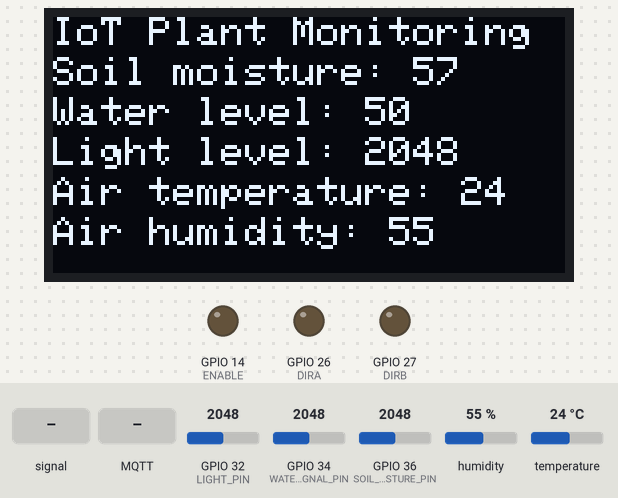
A sketch run on a simulated ESP32. Shown: 128×64 one-colour display, output pins drawn as LEDs (lit = HIGH). The inputs (shaded band) are chosen by the test bench; at power-on: humidity 55 %, GPIO 32 (LIGHT_PIN) = 2048, GPIO 34 (WATER_SIGNAL_PIN) = 2048, GPIO 36 (SOIL_MOISTURE_PIN) = 2048, temperature 24 °C. WiFi joins after 1.5 s; servers stay silent unless stated; random numbers use the default seed unless the sketch sets one; no MQTT or app messages arrive unless stated; pins used as bus, display or sensor lines are not drawn; what the sketch prints to the serial monitor is not drawn.

Above: at 8.7 s.
8.8 s: GPIO 34 (WATER_SIGNAL_PIN) fed a 200 Hz sine of ±327 counts around its level
19.7 s: MQTT message "1" arrives on the first subscribed topic
At 29.4 s:
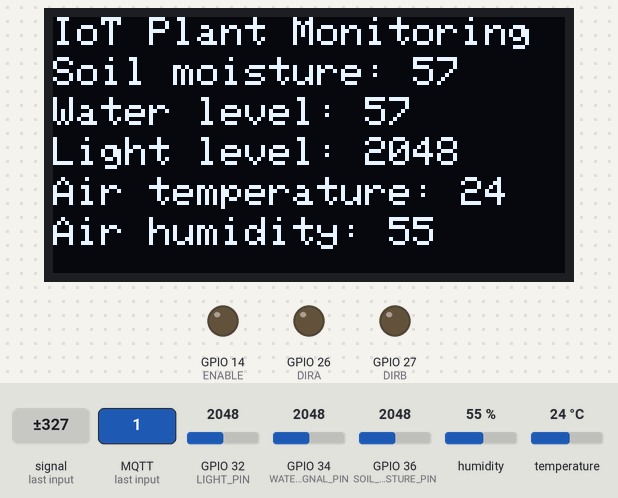
29.7 s: humidity set to 22 %
At 39.4 s:
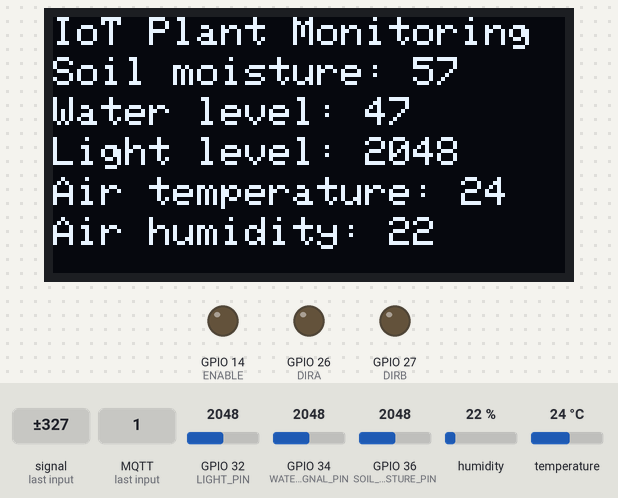
39.8 s: GPIO 32 (LIGHT_PIN) set to 2866
At 49.3 s:
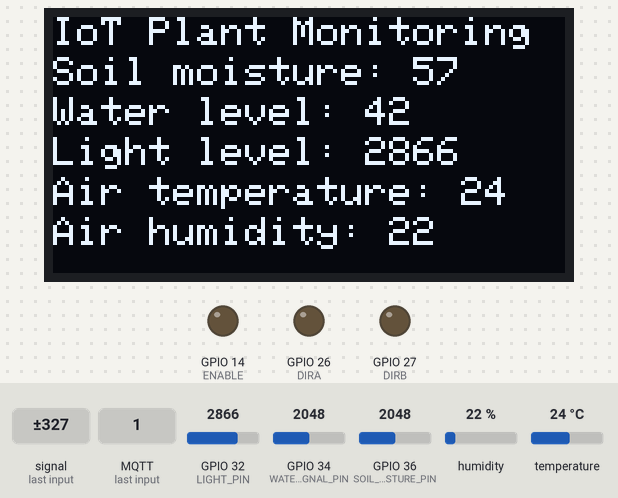
49.8 s: GPIO 34 (WATER_SIGNAL_PIN) set to 2866
At 59.3 s:
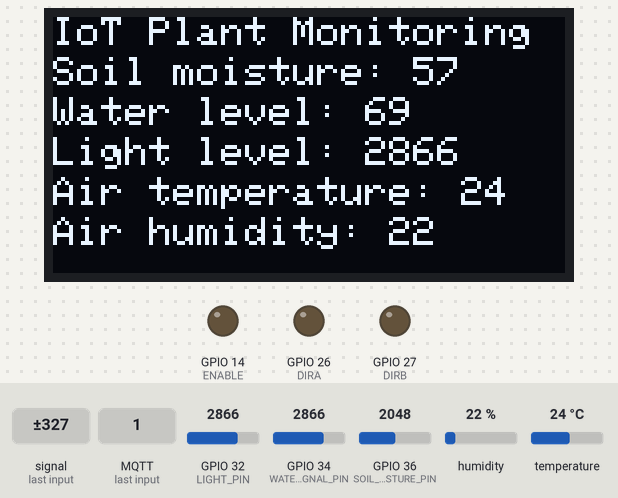
59.9 s: GPIO 36 (SOIL_MOISTURE_PIN) set to 540
73.9 s: GPIO 36 (SOIL_MOISTURE_PIN) set to 479
At 84.5 s:
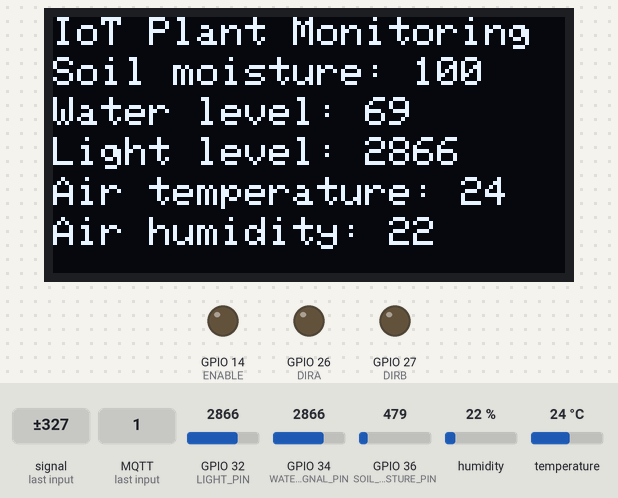
Timing chart, 0 to 86.0 s (numbered marks = the images above; inputs shaded):
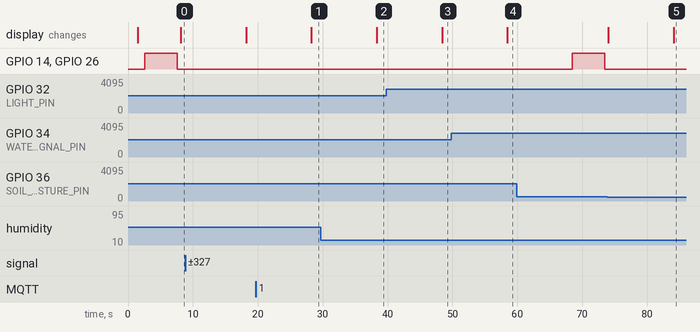

The sketch:

plant_monitoring.ino
```cpp
#include <Arduino.h>
#include <PubSubClient.h>
#include <WiFi.h>
#include <SPI.h>
#include <Wire.h>
#include <Adafruit_GFX.h>
#include <Adafruit_SSD1306.h>
#include <DHT.h>


// OLED display
#define SCREEN_WIDTH 128
#define SCREEN_HEIGHT 64
#define SCREEN_ADDRESS 0x3C
#define OLED_RESET -1

// Pump
#define ENABLE 14
#define DIRA 26
#define DIRB 27

// Water level sensor
#define WATER_POWER_PIN  16
#define WATER_SIGNAL_PIN 34

// Soil Moisture sensor
#define SOIL_MOISTURE_PIN A0 // SP pin on ESP32

// Light and air temperature/humidity sensors
#define LIGHT_PIN 32
#define DHT_PIN 25
#define DHT_TYPE DHT11


const char *SSID = "IotLab";
const char *PWD = "vmum7999";
const char *MQTT_BROKER = "192.168.112.165";
const int MQTT_PORT = 1883;

// Variables to store sensor measurements
int waterLevel, waterLevelPercentage;
int moistureLevel, moistureLevelPercentage;
int lightLevel;
int airTemperature;
int airHumidity;

char data[100];
long pumpTimer = -60000;

WiFiClient wifiClient;
PubSubClient mqttClient(wifiClient);

Adafruit_SSD1306 display(SCREEN_WIDTH, SCREEN_HEIGHT, &Wire, OLED_RESET);
DHT dht(DHT_PIN, DHT_TYPE);


// Connect to WiFi and setup MQTT connection to the broker
void connectToWiFi() {
    Serial.print("Connecting to ");

    WiFi.begin(SSID, PWD);
    Serial.println(SSID);
    while (WiFi.status() != WL_CONNECTED) {
        Serial.print(".");
        delay(500);
    }
    Serial.println("\nConnected.");
}


// Callback function for receiving messages
void callback(char* topic, byte* payload, unsigned int length) {
    Serial.print("Callback - ");
    Serial.print("Message:");
    for (int i = 0; i < length; i++) {
        Serial.print((char)payload[i]);
    }
}


void setupMQTT() {
    mqttClient.setServer(MQTT_BROKER, MQTT_PORT);
    mqttClient.setCallback(callback);
}


void reconnect() {
    Serial.println("Connecting to MQTT Broker");
    while (!mqttClient.connected()) {
        Serial.print(".");
        String clientId = "ESP32Client-";
        clientId += String(random(0xffff), HEX);

        if (mqttClient.connect(clientId.c_str())) {
            Serial.println("\nConnected.\n");
            // subscribe to topic
            mqttClient.subscribe("/iot/commands");
        }

    }
}

// Initialize OLED display settings
void setupDisplay() {
    if(!display.begin(SSD1306_SWITCHCAPVCC, SCREEN_ADDRESS)) {
        Serial.println("SSD1306 allocation failed");
        for(;;); // Don't proceed, loop forever
    }
    display.setTextSize(1);
    display.setTextColor(WHITE);
    display.setTextWrap(false);
}


// Updates the status information on the OLED display
void updateDisplay() {
    display.clearDisplay();
    display.setCursor(0, 0);
    display.print("IoT Plant Monitoring");

    display.setCursor(0, 10);
    display.print("Soil moisture: ");
    display.print(moistureLevelPercentage);

    display.setCursor(0, 20);
    display.print("Water level: ");
    display.print(waterLevelPercentage);

    display.setCursor(0, 30);
    display.print("Light level: ");
    display.print(lightLevel);

    display.setCursor(0, 40);
    display.print("Air temperature: ");
    display.print(airTemperature);

    display.setCursor(0, 50);
    display.print("Air humidity: ");
    display.print(airHumidity);

    display.display();
}


void setup() {
    Serial.begin(115200);
    connectToWiFi();
    setupMQTT();
    setupDisplay();
    dht.begin();
    pinMode(WATER_POWER_PIN, OUTPUT);
    pinMode(ENABLE,OUTPUT);
    pinMode(DIRA,OUTPUT);
    pinMode(DIRB,OUTPUT);
    delay(1000);

}


void loop() {
    if (!mqttClient.connected())
        reconnect();
    mqttClient.loop();

    // Collect the sensor measurements
    // Water level sensor
    digitalWrite(WATER_POWER_PIN, HIGH);
    delay(10);
    waterLevel = analogRead(WATER_SIGNAL_PIN);
    waterLevelPercentage = map(waterLevel, 0, 4096, 0, 100);
    Serial.print("Water level percentage: ");
    Serial.println(waterLevelPercentage);
    digitalWrite(WATER_POWER_PIN, LOW);

    // Moisture level sensor
    // ~ -300 (dry) to  50 (very wet)
    moistureLevel = ( 100.00 - ( (analogRead(SOIL_MOISTURE_PIN) / 1023.00) * 100.00 ) );
    moistureLevelPercentage = map(moistureLevel, -300, 50, 0, 100);
    Serial.print("Moisture percentage: ");
    Serial.println(moistureLevelPercentage);

    // Light level sensor
    lightLevel = analogRead(LIGHT_PIN);
    Serial.print("Light level: ");
    Serial.println(lightLevel);

    // Air temperature and humidity sensor
    airTemperature = dht.readTemperature();
    airHumidity = dht.readHumidity();
    Serial.print("Air temperature: ");
    Serial.println(airTemperature);
    Serial.print("Air humidity: ");
    Serial.println(airHumidity);

    // If the moisture level is < 20% the pump is activated
    long now = millis();
    if(moistureLevelPercentage < 100) {
        if(now - pumpTimer < 60000) {
            Serial.println("Pump was activated a short time ago.");
        } else {
            Serial.println("Activating pump...");
            analogWrite(ENABLE, 255);
            digitalWrite(DIRA, HIGH);
            digitalWrite(DIRB, LOW);
            delay(5000);

            Serial.println("Stopping pump...");
            digitalWrite(DIRA, LOW);
            digitalWrite(ENABLE, LOW);
            delay(500);

            pumpTimer = now;
        }
    }
    Serial.println("\n");

    updateDisplay();

    Serial.println("Sending MQTT messages...");
    sprintf(data, "%d", waterLevelPercentage);
    mqttClient.publish("/iot/water", data);
    sprintf(data, "%d", moistureLevelPercentage);
    mqttClient.publish("/iot/moisture", data);
    sprintf(data, "%d", lightLevel);
    mqttClient.publish("/iot/light", data);
    sprintf(data, "%d", airTemperature);
    mqttClient.publish("/iot/temperature", data);
    sprintf(data, "%d", airHumidity);
    mqttClient.publish("/iot/humidity", data);
    Serial.println("All messages sent.\n\n");

    delay(10000);
}
```
